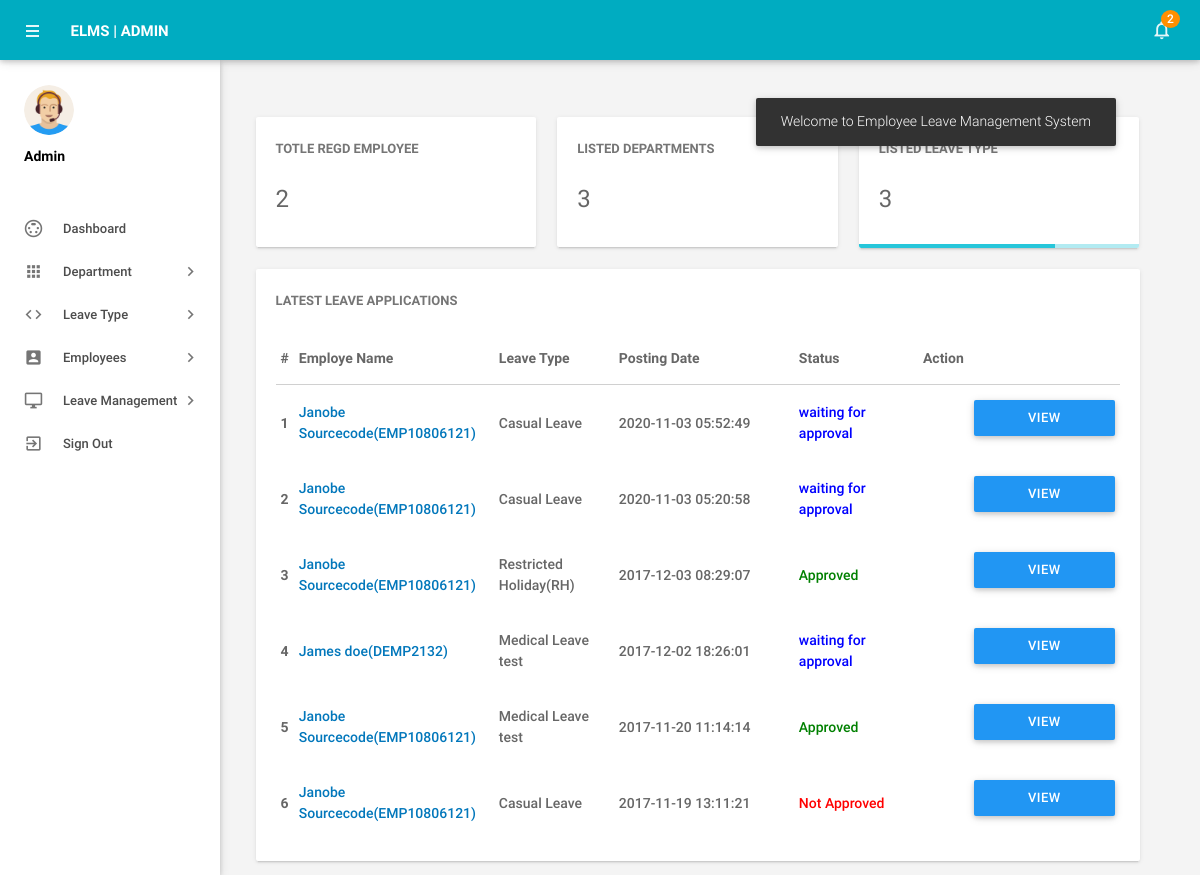
Screenshot of /admin/dashboard.php (signed in) with the database file from the repository.
### tables this page shows
CREATE TABLE IF NOT EXISTS tblleaves(
  `id` int(11) NOT NULL,
  `LeaveType` varchar(110) NOT NULL,
  `ToDate` varchar(120) NOT NULL,
  `FromDate` varchar(120) NOT NULL,
  `Description` mediumtext NOT NULL,
  `PostingDate` timestamp NOT NULL DEFAULT CURRENT_TIMESTAMP,
  `AdminRemark` mediumtext,
  `AdminRemarkDate` varchar(120) DEFAULT NULL,
  `Status` int(1) NOT NULL,
  `IsRead` int(1) NOT NULL,
  `empid` int(11) DEFAULT NULL
)CHARACTER SET utf8;

CREATE TABLE IF NOT EXISTS tblemployees(
 `id` int(11) NOT NULL,
  `EmpId` varchar(100) NOT NULL,
  `FirstName` varchar(150) NOT NULL,
  `LastName` varchar(150) NOT NULL,
  `EmailId` varchar(200) NOT NULL,
  `Password` varchar(180) NOT NULL,
  `Gender` varchar(100) NOT NULL,
  `Dob` varchar(100) NOT NULL,
  `Department` varchar(255) NOT NULL,
  `Address` varchar(255) NOT NULL,
  `City` varchar(200) NOT NULL,
  `Country` varchar(150) NOT NULL,
  `Phonenumber` char(11) NOT NULL,
  `Status` int(1) NOT NULL,
  `RegDate` timestamp NOT NULL DEFAULT CURRENT_TIMESTAMP
)CHARACTER SET utf8;

### admin/dashboard.php (the view, shortened to what this page needs)
<?php
include('includes/config.php');
if(strlen($_SESSION['alogin'])==0)
    {
header('location:index.php');
}
else{
?>
<!DOCTYPE html>
<html lang="en">
    <head>
        <link type="text/css" rel="stylesheet" href="../assets/plugins/materialize/css/materialize.min.css"/>
        <link href="../assets/plugins/metrojs/MetroJs.min.css" rel="stylesheet">
        <link href="../assets/plugins/weather-icons-master/css/weather-icons.min.css" rel="stylesheet">
        <link href="../assets/css/alpha.min.css" rel="stylesheet" type="text/css"/>
        <link href="../assets/css/custom.css" rel="stylesheet" type="text/css"/>
    </head>
    <body>
           <?php include('includes/header.php');?>
       <?php include('includes/sidebar.php');?>
            <main class="mn-inner">
                <div class="middle-content">
                    <div class="row no-m-t no-m-b">
                    <div class="col s12 m12 l4">
                        <div class="card stats-card">
                            <div class="card-content">
                                <span class="card-title">Totle Regd Employee</span>
                                <span class="stats-counter">
<?php
$sql = "SELECT id from tblemployees";
$query = $dbh -> prepare($sql);
$query->execute();
$empcount=$query->rowCount();
?>
                                    <span class="counter"><?php echo htmlentities($empcount);?></span></span>
                            </div>
                            <div id="sparkline-bar"></div>
                        </div>
                    </div>
                        <div class="col s12 m12 l4">
                        <div class="card stats-card">
                            <div class="card-content">
                                <span class="card-title">Listed Departments </span>
    <?php
$sql = "SELECT id from tbldepartments";
$query = $dbh -> prepare($sql);
$query->execute();
$dptcount=$query->rowCount();
?>
                                <span class="stats-counter"><span class="counter"><?php echo htmlentities($dptcount);?></span></span>
                            </div>
                            <div id="sparkline-line"></div>
                        </div>
                    </div>
                    <div class="col s12 m12 l4">
                        <div class="card stats-card">
                            <div class="card-content">
                                <span class="card-title">Listed leave Type</span>
                                    <?php
$sql = "SELECT id from  tblleavetype";
$query = $dbh -> prepare($sql);
$query->execute();
$leavtypcount=$query->rowCount();
?>
                                <span class="stats-counter"><span class="counter"><?php echo htmlentities($leavtypcount);?></span></span>
                            </div>
                            <div class="progress stats-card-progress">
                                <div class="determinate" style="width: 70%"></div>
                            </div>
                        </div>
                    </div>
                </div>
                    <div class="row no-m-t no-m-b">
                        <div class="col s12 m12 l12">
                            <div class="card invoices-card">
                                <div class="card-content">
                                    <span class="card-title">Latest Leave Applications</span>
                             <table id="example" class="display responsive-table ">
                                    <thead>
                                        <tr>
                                            <th>#</th>
                                            <th width="200">Employe Name</th>
                                            <th width="120">Leave Type</th>
                                             <th width="180">Posting Date</th>
                                            <th>Status</th>
                                            <th align="center">Action</th>
                                        </tr>
                                    </thead>
                                    <tbody>
<?php $sql = "SELECT tblleaves.id as lid,tblemployees.FirstName,tblemployees.LastName,tblemployees.EmpId,tblemployees.id,tblleaves.LeaveType,tblleaves.PostingDate,tblleaves.Status from tblleaves join tblemployees on tblleaves.empid=tblemployees.id order by lid desc limit 6";
$query = $dbh -> prepare($sql);
$query->execute();
$results=$query->fetchAll(PDO::FETCH_OBJ);
$cnt=1;
if($query->rowCount() > 0)
{
foreach($results as $result)
{
      ?>
                                        <tr>
                                            <td> <b><?php echo htmlentities($cnt);?></b></td>
                                              <td><a href="editemployee.php?empid=<?php echo htmlentities($result->id);?>" target="_blank"><?php echo htmlentities($result->FirstName." ".$result->LastName);?>(<?php echo htmlentities($result->EmpId);?>)</a></td>
                                            <td><?php echo htmlentities($result->LeaveType);?></td>
                                            <td><?php echo htmlentities($result->PostingDate);?></td>
                                                                       <td><?php $stats=$result->Status;
if($stats==1){
                                             ?>
                                                 <span style="color: green">Approved</span>
                                                 <?php } if($stats==2)  { ?>
                                                <span style="color: red">Not Approved</span>
                                                 <?php } if($stats==0)  { ?>
 <span style="color: blue">waiting for approval</span>
 <?php } ?>
                                             </td>
          <td>
           <td><a href="leave-details.php?leaveid=<?php echo htmlentities($result->lid);?>" class="waves-effect waves-light btn blue m-b-xs"  > View Details</a></td>
                                    </tr>
                                         <?php $cnt++;} }?>
                                    </tbody>
                                </table>
                                </div>
                            </div>
                        </div>
                    </div>
                </div>
            </main>
        </div>
    </body>
</html>
<?php } ?>

### rows the page displays
tblleaves: tblemployees.FirstName+LastName "Janobe Sourcecode", tblemployees.EmpId "EMP10806121", LeaveType "Casual Leave", PostingDate "2020-11-03 05:52:49", Status "waiting for approval"
tblleaves: tblemployees.FirstName+LastName "Janobe Sourcecode", tblemployees.EmpId "EMP10806121", LeaveType "Casual Leave", PostingDate "2020-11-03 05:20:58", Status "waiting for approval"
tblleaves: tblemployees.FirstName+LastName "Janobe Sourcecode", tblemployees.EmpId "EMP10806121", LeaveType "Restricted Holiday(RH)", PostingDate "2017-12-03 08:29:07", Status "Approved"
tblleaves: tblemployees.FirstName+LastName "James doe", tblemployees.EmpId "DEMP2132", LeaveType "Medical Leave test", PostingDate "2017-12-02 18:26:01", Status "waiting for approval"
tblleaves: tblemployees.FirstName+LastName "Janobe Sourcecode", tblemployees.EmpId "EMP10806121", LeaveType "Medical Leave test", PostingDate "2017-11-20 11:14:14", Status "Approved"
tblleaves: tblemployees.FirstName+LastName "Janobe Sourcecode", tblemployees.EmpId "EMP10806121", LeaveType "Casual Leave", PostingDate "2017-11-19 13:11:21", Status "Not Approved"

### other values shown
$unreadcount "2"
$empcount "2"
$dptcount "3"
$leavtypcount "3"
